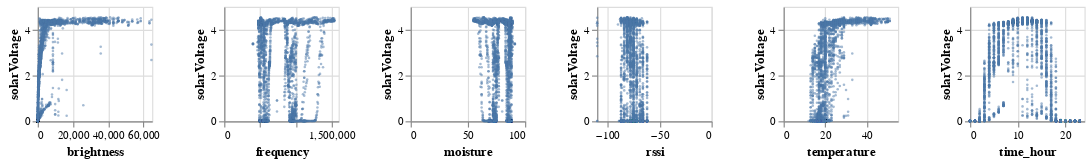

Write notebook code for a chart like this one.
### Code cell
alt.Chart().mark_point(filled=True, size=5, opacity=0.5).encode(
  alt.X(alt.repeat('column'), type='quantitative'),
  alt.Y(alt.repeat('row'), type='quantitative')
).properties(
  width=100,
  height=100
).repeat(
  data=df,
  row=['solarVoltage'],
  column=['brightness', 'frequency', 'moisture', 'rssi', 'temperature', 'time_hour']
)

### Figure 1 — Vega-Lite specification as saved in the notebook (floating-point values rounded to 4 significant figures; data arrays with more than 128 entries replaced by an {"elided": "..."} marker saying what was removed)
{"config": {"view": {"continuousWidth": 400, "continuousHeight": 300}}, "repeat": {"column": ["brightness", "frequency", "moisture", "rssi", "temperature", "time_hour"], "row": ["solarVoltage"]}, "spec": {"mark": {"type": "point", "filled": true, "opacity": 0.5, "size": 5}, "encoding": {"x": {"type": "quantitative", "field": {"repeat": "column"}}, "y": {"type": "quantitative", "field": {"repeat": "row"}}}, "height": 100, "width": 100}, "data": {"name": "data-b9ad66ca81fa5940d16e1db3596f6e24"}, "$schema": "https://vega.github.io/schema/vega-lite/v4.0.2.json", "datasets": {"data-b9ad66ca81fa5940d16e1db3596f6e24": {"elided": "2822 records"}}}
